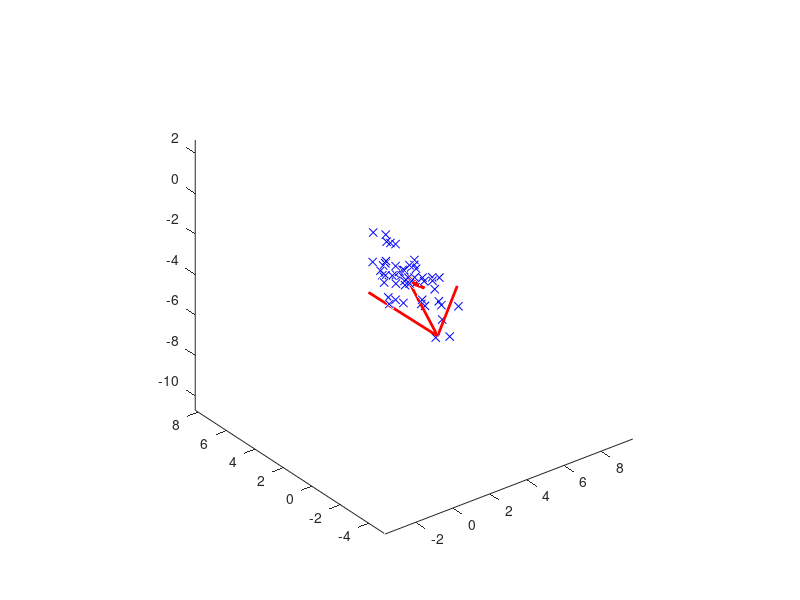
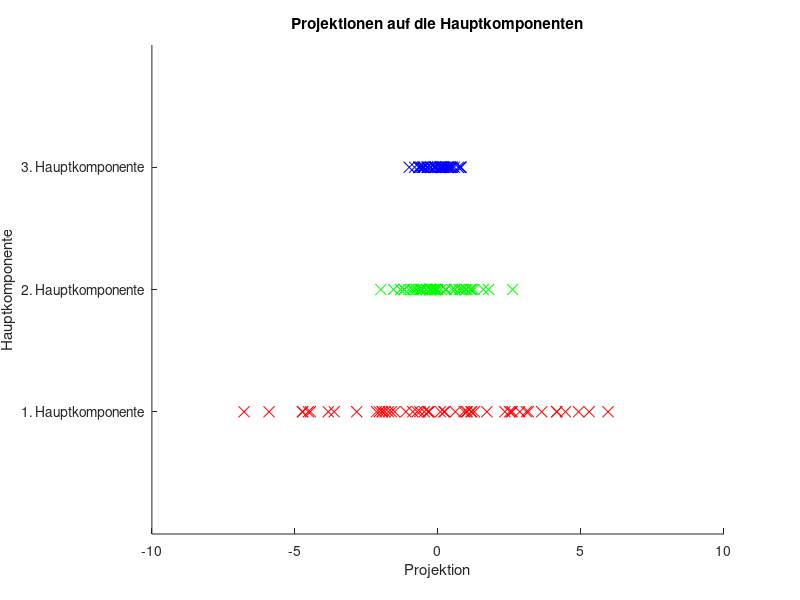
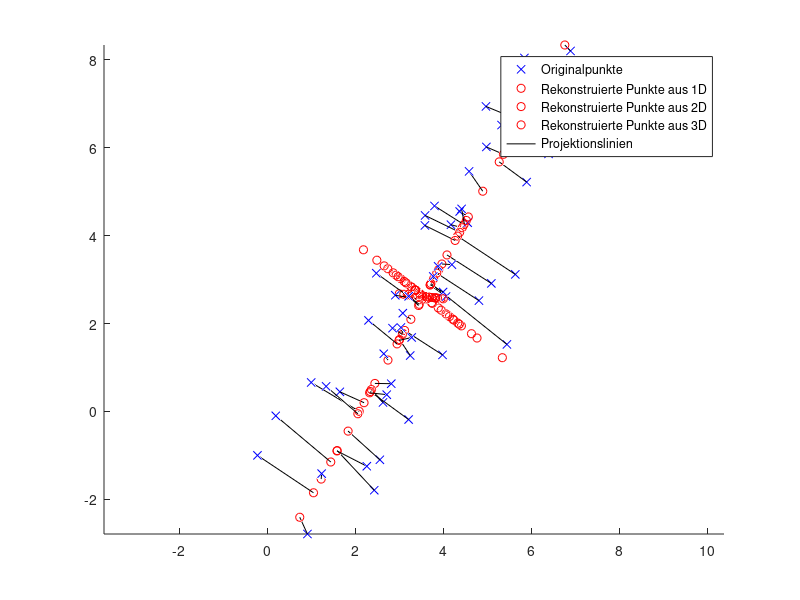
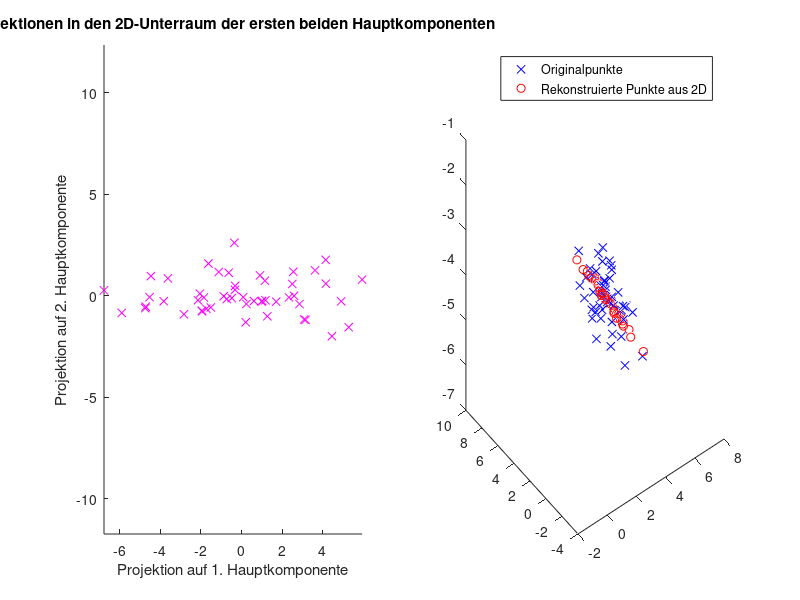

These charts were generated, in order, by the following MATLAB code: (Note: this script raises an error after producing the figures.)
%% a)
% Punkte generieren und plotten
n = 50;
X = zeros(3, n);

sx = 3;   tx = 5;
sy = 1;   ty = -3;
sz = 0.5; tz = -2;

X(1, :) = sx * randn(1, n) + tx;
X(2, :) = sy * randn(1, n) + ty;
X(3, :) = sz * randn(1, n) + tz;

w1 = 60;
w2 = 30;
w3 = 0;

R1 = [cosd(w1) -sind(w1) 0; sind(w1) cosd(w1) 0; 0 0 1];
R2 = [cosd(w2) 0 sind(w2); 0 1 0; -sind(w2) 0 cosd(w2)];
R3 = [1 0 0; 0 cosd(w3) -sind(w3); 0 sind(w3) cosd(w3)];

R4 = R3 * R2 * R1;

X = R4 * X;

figure(1);
plot3(X(1, :), X(2, :), X(3, :), 'xb'); axis equal;

%% b)
% Hauptkomponenten bestimmen (Eigenwerte und Eigenvektoren der
% Kovarianzmatrix der Punktmenge berechnen)

% TODO

% Kovarianzmatrix berechnen
% wichtig: jede Spalte ist ein Datenpunkt
C = cov(X');

% Eigenwerte und Eigenvektoren berechnen
[Vt, Dt] = eig(C);

% Hauptkomponenten (Eigenvektoren) sortieren nach Eigenwerten (absteigend)
[~, idx] = sort(diag(Dt), 'descend');
V = Vt(:, idx);
D = Dt(idx, idx);

%% c)
% Hauptachsen (Eigenvektoren) plotten und deren Länge mit dem zugehörigen
% Eigenwert gewichten
hold on;
origin = mean(X, 2);
for i = 1:3
    eigvec = V(:, i);
    eigval = D(i, i);
    quiver3(origin(1), origin(2), origin(3), ...
            eigvec(1) * eigval, eigvec(2) * eigval, eigvec(3) * eigval, ...
            'LineWidth', 2, 'MaxHeadSize', 0.5, 'Color', 'r', 'AutoScale', 'off');
end


%% d)
% Projektion auf eine der Hauptachsen über Skalarprodukt
% Tipp: Eigenvektoren haben die Länge 1

% TODO
% Projektion auf die erste Hauptkomponente
pc1 = V(:, 1);
projections1 = pc1' * (X - origin); % zentrieren und projizieren

pc2 = V(:, 2);
projections2 = pc2' * (X - origin); % zentrieren und projizieren

pc3 = V(:, 3);
projections3 = pc3' * (X - origin); % zentrieren und projizieren

% Varianz in der Projektion
variance_proj_1 = var(projections1');
disp(['Varianz der Projektion auf die erste Hauptkomponente: ', num2str(variance_proj_1)]);

variance_proj_2 = var(projections2');
disp(['Varianz der Projektion auf die zweite Hauptkomponente: ', num2str(variance_proj_2)]);

variance_proj_3 = var(projections3');
disp(['Varianz der Projektion auf die dritte Hauptkomponente: ', num2str(variance_proj_3)]);

figure(2);
% Plot the projections in 1D-space
hold on;
plot(projections1, 1*ones(size(projections1)), 'xr', 'MarkerSize', 8);
plot(projections2, 2*ones(size(projections2)), 'xg', 'MarkerSize', 8);
plot(projections3, 3*ones(size(projections3)), 'xb', 'MarkerSize', 8);
xlim([-10 10]);
ylim([0 4]);
yticks([1 2 3]);
yticklabels({'1. Hauptkomponente', '2. Hauptkomponente', '3. Hauptkomponente'});
title('Projektionen auf die Hauptkomponenten');
xlabel('Projektion');
ylabel('Hauptkomponente');
hold off;

% Varianz der Originaldaten
variance_orig = var(X');
disp(['Varianz der Originaldaten: ', num2str(variance_orig)]);


%% e)
% Rekonstruktion aus 1D-Unterraum und Plot
% Rekonstruktion der Punkte aus der Projektion auf die erste Hauptkomponente
reconstructed_X = origin + (pc1 * projections1);
reconstructed_Y = origin + (pc2 * projections2);
reconstructed_Z = origin + (pc3 * projections3);
% TODO
figure(3);
axis equal;
hold on;
plot3(X(1, :), X(2, :), X(3, :), 'xb');
plot3(reconstructed_X(1, :), reconstructed_X(2, :), reconstructed_X(3, :), 'or');
plot3(reconstructed_Y(1, :), reconstructed_Y(2, :), reconstructed_Y(3, :), 'or');
plot3(reconstructed_Z(1, :), reconstructed_Z(2, :), reconstructed_Z(3, :), 'or');

Xlines = [X(1,:); reconstructed_X(1,:); nan(1,size(X,2))];
Ylines = [X(2,:); reconstructed_X(2,:); nan(1,size(X,2))];
Zlines = [X(3,:); reconstructed_X(3,:); nan(1,size(X,2))];

plot3(Xlines(:), Ylines(:), Zlines(:), 'k-')
legend('Originalpunkte', 'Rekonstruierte Punkte aus 1D', 'Rekonstruierte Punkte aus 2D', 'Rekonstruierte Punkte aus 3D', 'Projektionslinien');


%% f)
% Projektion in den 2D-Unterraum der ersten beiden Hauptkomponenten und Rekonstruktion

% TODO
figure(4);
subplot(1, 2, 1);
axis equal;
hold on;
projections_2D = [projections1; projections2]; % 2D-Projektionen
plot(projections_2D(1, :), projections_2D(2, :), 'xm');
xlabel('Projektion auf 1. Hauptkomponente');
ylabel('Projektion auf 2. Hauptkomponente');
title('Projektionen in den 2D-Unterraum der ersten beiden Hauptkomponenten');


figure(4)
subplot(1, 2, 2);
reconstructed_X_2D = origin + (pc1 * projections_2D(1, :)) + (pc2 * projections_2D(2, :)); % Rekonstruktion aus 2D
plot3(X(1, :), X(2, :), X(3, :), 'xb');
hold on;
plot3(reconstructed_X_2D(1, :), reconstructed_X_2D(2, :), reconstructed_X_2D(3, :), 'or');
legend('Originalpunkte', 'Rekonstruierte Punkte aus 2D');


% mittlerer quadratischer Rekonstruktionsfehler

% TODO
mse_2D = mean(sum((X - reconstructed_X_2D).^2, 1));
disp(['Mittlerer quadratischer Rekonstruktionsfehler (2D): ', num2str(mse_2D)]);
title('Rekonstruktionfehler aus 2D-Projektion: ', num2str(mse_2D));
mse_1D = mean(sum((X - reconstructed_X).^2, 1));
disp(['Mittlerer quadratischer Rekonstruktionsfehler (1D): ', num2str(mse_1D)]);


